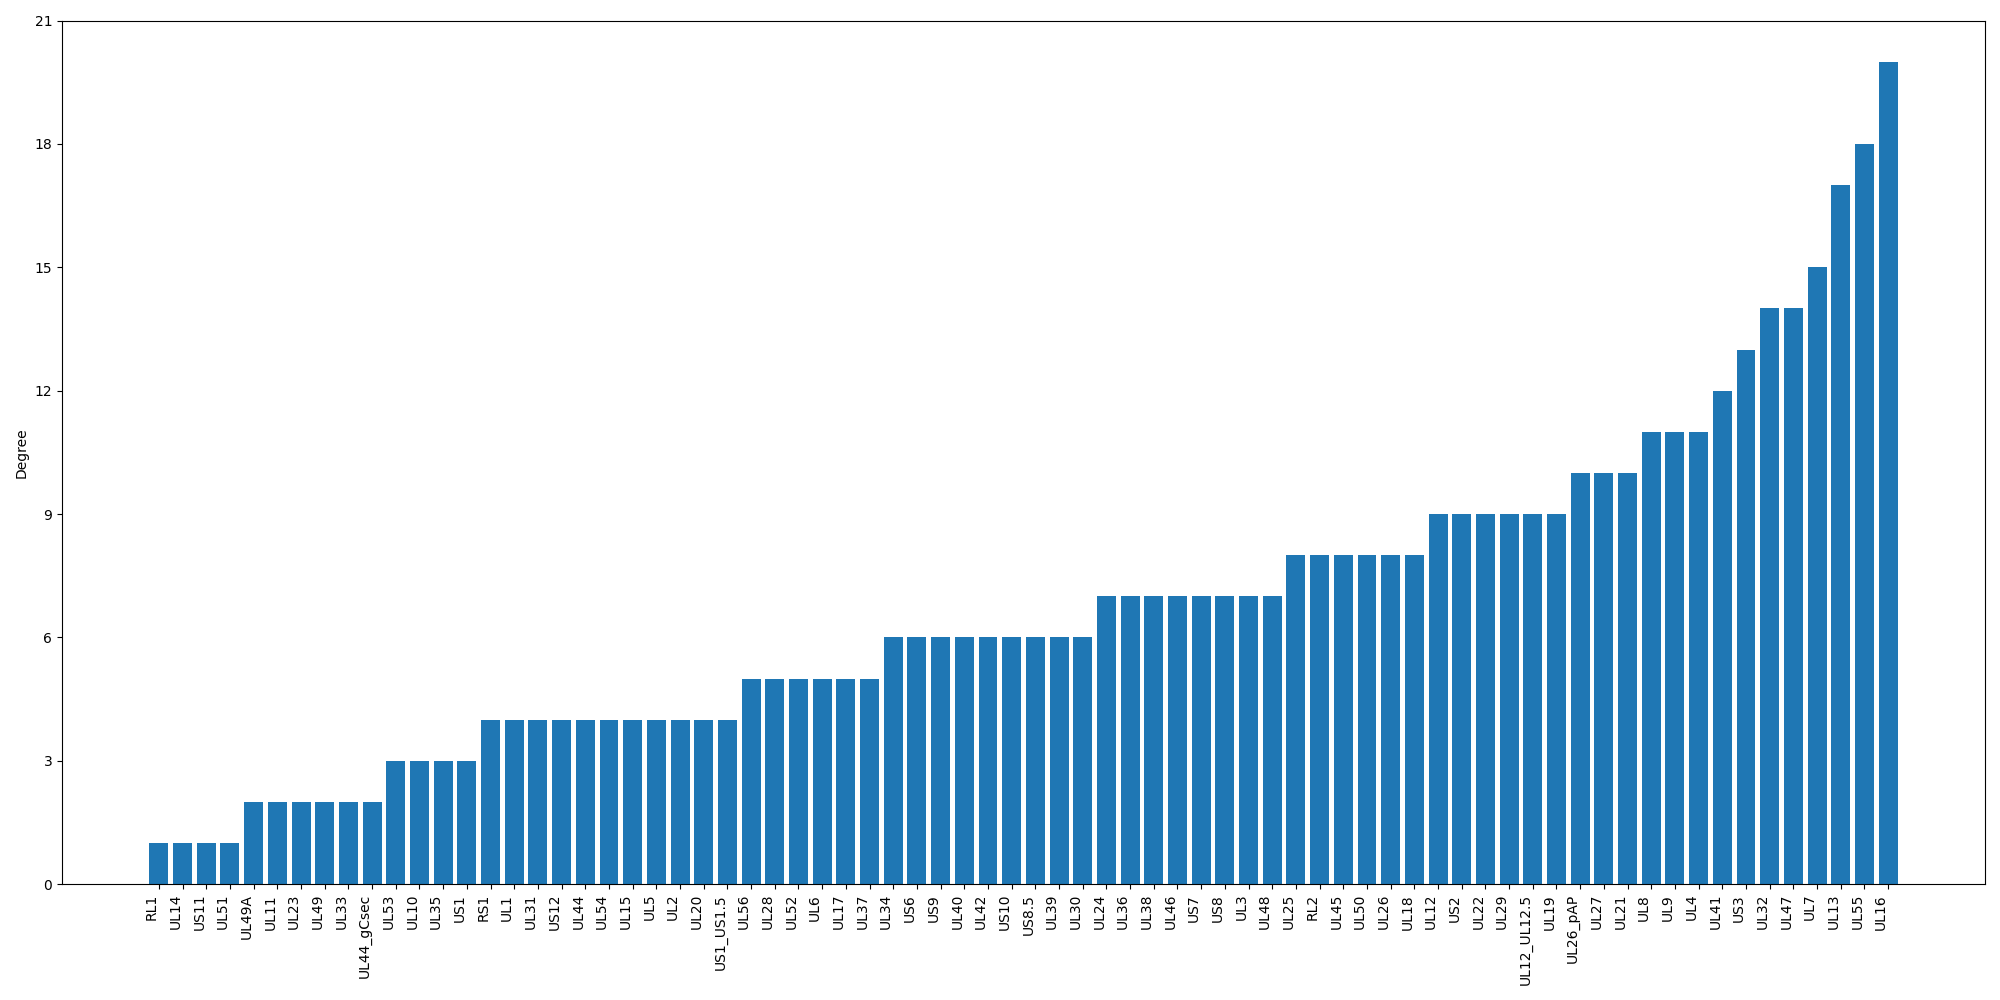

The script that saved this image:
"""
Input: .tsv edgelist of proteins with 'source' and 'target' columns
Uses matplotlib to plot the node degree on y-axis and node names on the x-axis
"""

import pandas as pd
import matplotlib.pyplot as plt
from matplotlib.ticker import MaxNLocator
import networkx as nx
import os


# Specify filepath
file = 'ava_predictions_data/TS5Scores_HSV-1_AVA_results_all_ipTM_0-47_forgephi.tsv'

edgelist = pd.read_csv(file, sep='\t', skipinitialspace=True)
graph = nx.from_pandas_edgelist(edgelist, 'Source', 'Target')
degree_data = nx.degree(graph)
sorted_degree_data = sorted(degree_data, key=lambda x: x[1])
proteins, degrees = zip(*sorted_degree_data)

output_df = pd.DataFrame({'Protein': proteins, 'Degree': degrees})
output_df.to_csv('degree.csv', index=False)

fig, ax = plt.subplots(figsize=(20, 10))
ax.bar(proteins, degrees)
# Show protein names with rotated labels under each bar
ax.set_xticklabels(proteins, rotation=90, ha='right')
ax.yaxis.set_major_locator(MaxNLocator(integer=True))
ax.set_ylabel('Degree')
plt.tight_layout()
plt.savefig('degree_barplot.png')